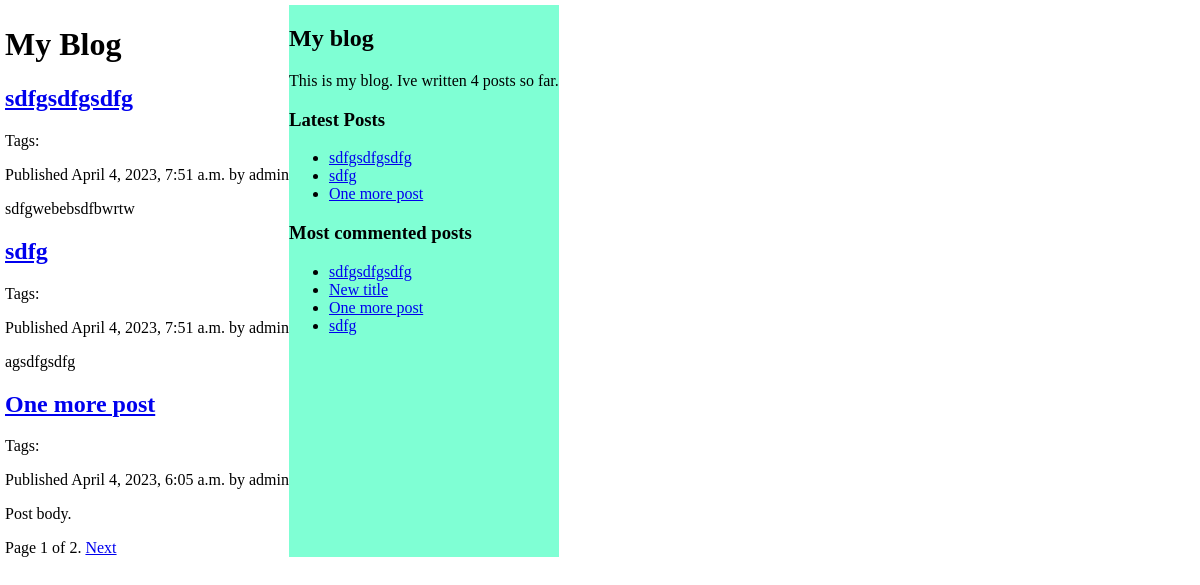
Page /blog/ on the earlier database version.
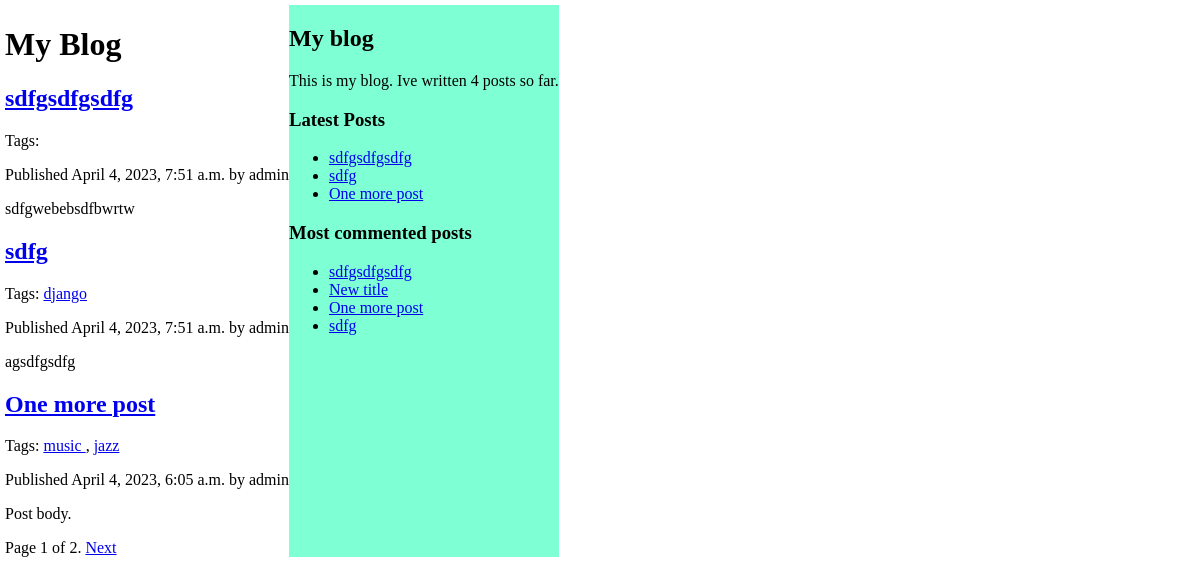
Same page on the later database version.
### blog/models.py (models this page shows, shortened)
class Post(models.Model):
    STATUS_CHOICES = (
        ('draft', 'Draft'),
        ('published', 'Published')
    )
    title = models.CharField(max_length=250)
    slug = models.SlugField(max_length=250,
                            unique_for_date='publish')
    author = models.ForeignKey(User, on_delete=models.CASCADE,
                               related_name='blog_posts')
    body = models.TextField()
    publish = models.DateTimeField(default=timezone.now)
    created = models.DateTimeField(auto_now_add=True)
    updated = models.DateTimeField(auto_now=True)
    status = models.CharField(max_length=10, choices=STATUS_CHOICES,
                              default='draft')
    objects = models.Manager()  # Менеджер по умолчанию.
    published = PublishedManager()  # Наш новый менеджер.
    tags = TaggableManager()
    class Meta:
        ordering = ('-publish',)
    def get_absolute_url(self):
        return reverse('blog:post_detail', args=[
            self.publish.year,
            self.publish.month,
            self.publish.day,
            self.slug
        ])

### blog/views.py (the view)
# urls.py: path('', views.post_list, name='post_list'),
def post_list(request, tag_slug=None):
    object_list = Post.published.all()
    tag = None
    if tag_slug:
        tag = get_object_or_404(Tag, slug=tag_slug)
        object_list = object_list.filter(tags__in=[tag])
    paginator = Paginator(object_list, 3)
    page = request.GET.get('page')
    try:
        posts = paginator.page(page)
    except PageNotAnInteger:
        posts = paginator.page(1)
    except EmptyPage:
        posts = paginator.page(paginator.num_pages)
    return render(request, 'blog/post/list.html', {'posts': posts,
                                                    'page': page,
                                                   'tag': tag})

### blog/models.py (called while the page is built)
    def get_queryset(self):
        return super().get_queryset().filter(status='published')

### blog/templatetags/blog_tags.py (called while the page is built)
@register.simple_tag
def total_posts():
    return Post.published.count()

@register.inclusion_tag('blog/post/latest_posts.html')
def show_latest_posts(count=5):
    latest_posts = Post.published.order_by('-publish')[:count]
    return {'latest_posts': latest_posts}

@register.simple_tag
def get_most_commented_posts(count=5):
    return Post.published.annotate(total_comments=Count('comments')).order_by('-total_comments')[:count]

@register.filter(name='markdown')
def markdown_format(text):
    return mark_safe(markdown.markdown(text))

### blog/templates/blog/post/list.html (shortened to what this page needs)
{% extends "blog/base.html" %}
{% load blog_tags %}
{% block content %}
     <h1>My Blog</h1>
     {% for post in posts %}
     <h2>
        <a href="{{ post.get_absolute_url }}">{{ post.title }}</a>
     </h2>
         <p class="tags">
         Tags:
            {% for tag in post.tags.all %}
                <a href="{% url "blog:post_list_by_tag" tag.slug %}">
                {{ tag.name }}
                </a>
                {% if not forloop.last %}, {% endif %}
             {% endfor %}
         </p>
     <p class="date">Published {{ post.publish }} by {{ post.author }}</p>
     {{ post.body|markdown|truncatewords_html:30 }}
     {% endfor %}
    {% include "blog/pagination.html" with page=posts %}
{% endblock %}

### blog/templates/blog/base.html (shortened to what this page needs)
{% load blog_tags %}
{% load static %}
<!DOCTYPE html>
<html>
<head>
 <link href="{% static 'css/blog.css' %}" rel="stylesheet">
</head>
<body>
<div id="content">
    {% block content %}{% endblock %}
 </div>
 <div id="sidebar">
    <h2>My blog</h2>
    <p>This is my blog. Ive written {% total_posts %} posts so far.</p>
    <h3>Latest Posts</h3>
    {% show_latest_posts 3 %}
     <h3>Most commented posts</h3>
    {% get_most_commented_posts as most_commented_posts %}
    <ul>
     {% for post in most_commented_posts %}
        <li><a href="{{ post.get_absolute_url }}">{{ post.title }}</a></li>
     {% endfor %}
    </ul>
 </div>
</body>
</html>

### blog/templates/blog/post/latest_posts.html
<ul>
    {% for post in latest_posts %}
        <li><a href="{{ post.get_absolute_url }}">{{ post.title }}</a></li>
    {% endfor %}
</ul>

Differences in the rows shown:
changed Post "sdfg": gains Tag (name "django")
changed Post "One more post": gains Tag (name "music"); gains Tag (name "jazz")
